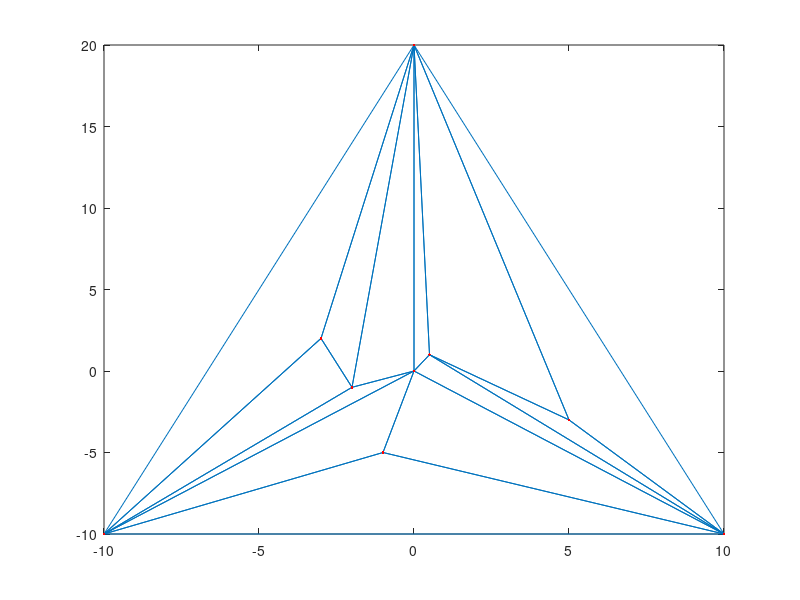

Source code (MATLAB):
% Script that plot the Delaunay triangulation stocked in the files
% 'Triangles.csv' and 'Points.csv' : 
%       - 'Triangles.csv'   = matrix of size n*3. Each row correspond to a
%       triangle; and each colomn is the indice of the point in the file
%       'Points.csv'
%       - 'Points.csv'      = matrix of size m*2. Each row correspond to a
%       point; the first and the second column are the X and Y coordinate 
%       of the point.
%
close all;
Triangles  = load('Triangles.csv');
[x,y]      = textread('datas.txt','%f,%f','headerlines',1)
Points = [x,y];
Triangles = Triangles +1
[a b] = size(Triangles);
[c d] = size(Points);

figure()
triplot(Triangles,x,y); hold on;
for i=1:c
   plot(Points(i,1),Points(i,2),'r.') ;
end

%for i=1:a %on parcours les triangles
%    A=[Points(Triangles(i,1),1) Points(Triangles(i,2),1) Points(Triangles(i,3),1) Points(Triangles(i,1),1)]; 
%    B=[Points(Triangles(i,1),2) Points(Triangles(i,2),2) Points(Triangles(i,3),2) Points(Triangles(i,1),2)]; 
%    plot(A,B,'b'); hold on;
%end


%[x,y] = textread('datas.txt','%f,%f','headerlines',1);
%tri = DelaunayTri(x,y);
%figure()
%triplot(tri,x,y);

